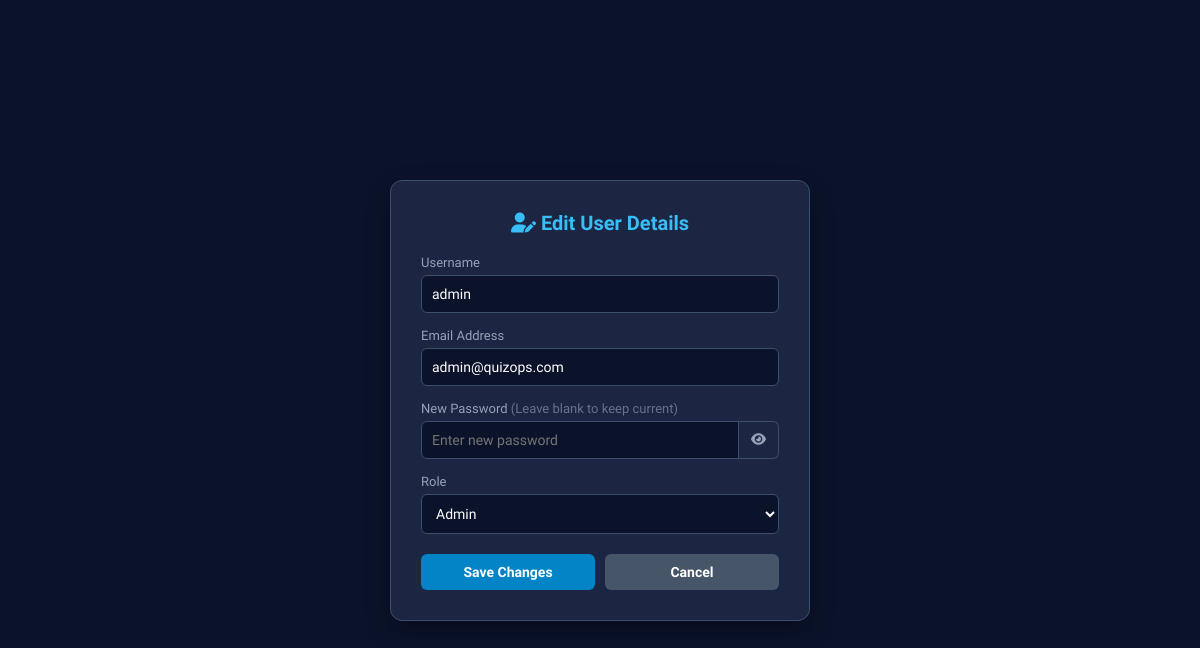
Page /edit_user/1 (signed in) on the earlier database version.
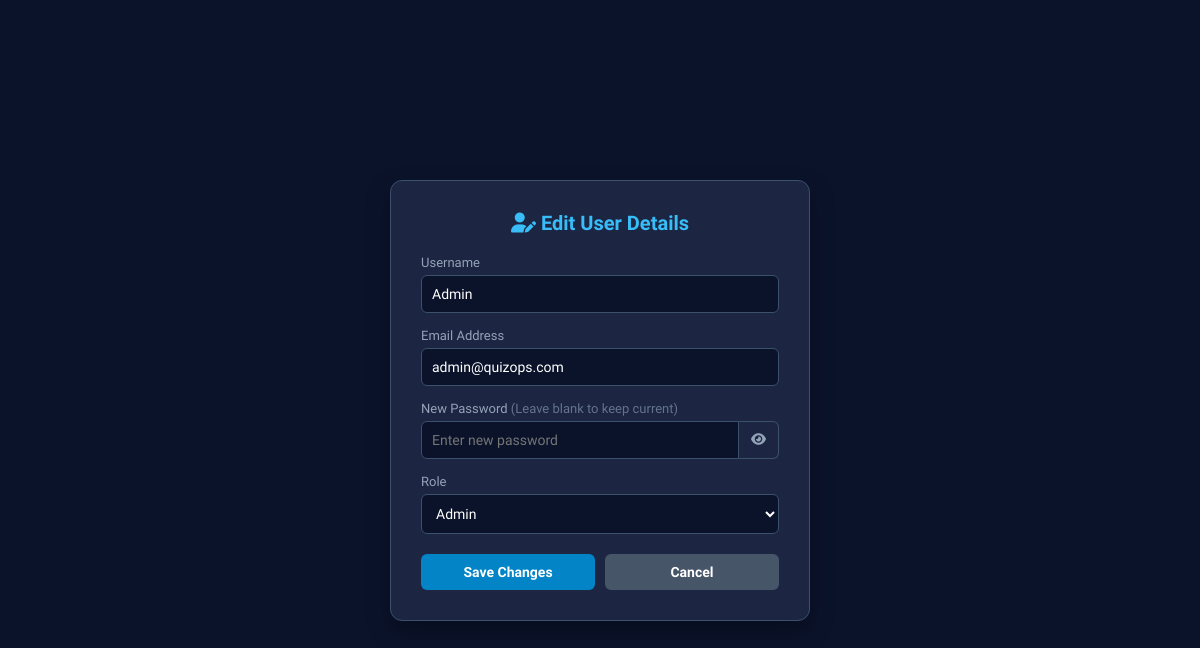
Same page on the later database version.
### app.py (models this page shows)
class User(UserMixin, db.Model):
    id = db.Column(db.Integer, primary_key=True)
    username = db.Column(db.String(150), unique=True, nullable=False)
    email = db.Column(db.String(150), unique=True, nullable=False)
    password = db.Column(db.String(150), nullable=False)
    role = db.Column(db.String(50), nullable=False) # Student, Teacher, Admin
    results = db.relationship('Result', backref='user', cascade="all, delete-orphan")
    quizzes = db.relationship('Quiz', backref='teacher', cascade="all, delete-orphan")

### app.py (the view, shortened to what this page needs)
@app.route('/edit_user/<int:user_id>', methods=['GET', 'POST'])
@login_required
def edit_user(user_id):
    user = User.query.get_or_404(user_id)
    return render_template('edit_user.html', user=user)

### app.py (called while the page is built)
@login_manager.user_loader
def load_user(user_id):
    return User.query.get(int(user_id))

### templates/edit_user.html (shortened to what this page needs)
<!DOCTYPE html>
<html lang="en">
<head>
    <link rel="stylesheet" href="https://cdnjs.cloudflare.com/ajax/libs/font-awesome/6.4.0/css/all.min.css">
    <link rel="stylesheet" href="{{ url_for('static', filename='css/style.css') }}">
</head>
<body>
    <div class="card">
        <h2 style="text-align: center; color: #38bdf8; margin-bottom: 20px; font-size: 20px;">
            <i class="fa-solid fa-user-pen"></i> Edit User Details
        </h2>
        <form action="{{ url_for('edit_user', user_id=user.id) }}" method="POST">
            <div class="form-group">
                <label>Username</label>
                <input type="text" name="username" class="form-control" value="{{ user.username }}" required>
            </div>
            <div class="form-group">
                <label>Email Address</label>
                <input type="email" name="email" class="form-control" value="{{ user.email }}" required>
            </div>
            <div class="form-group">
                <label>New Password <span style="color: #64748b;">(Leave blank to keep current)</span></label>
                <div class="password-container">
                    <input type="password" id="editPassword" name="password" class="form-control" placeholder="Enter new password">
                    <button type="button" class="toggle-btn" onclick="togglePassword()"><i id="eyeIcon" class="fa-solid fa-eye"></i></button>
                </div>
            </div>
            <div class="form-group">
                <label>Role</label>
                <select name="role" class="form-control" required>
                    <option value="Admin" {% if user.role == 'Admin' %}selected{% endif %}>Admin</option>
                </select>
            </div>
            <div class="btn-container">
                <button type="submit" class="btn btn-submit">Save Changes</button>
                <a href="{{ url_for('admin_dashboard') }}" class="btn btn-cancel">Cancel</a>
            </div>
        </form>
    </div>
</body>
</html>

### static/css/style.css (style rules this page uses)
:root { --bg-primary: #0f172a; --bg-card: #1e293b; --accent-blue: #38bdf8; --accent-purple: #818cf8; --accent-green: #34d399; --accent-red: #f87171; --text-primary: #f8fafc; --text-secondary: #94a3b8; --border-color: #334155; --glass-bg: rgba(30, 41, 59, 0.7); }
* { margin: 0; padding: 0; box-sizing: border-box !important; font-family: 'Plus Jakarta Sans', sans-serif; }
html, body { width: 100%; max-width: 100vw; overflow-x: hidden; background-color: var(--bg-primary); color: var(--text-primary); min-height: 100vh; }
.glass-card, .card { background: var(--glass-bg); backdrop-filter: blur(12px); -webkit-backdrop-filter: blur(12px); border: 1px solid var(--border-color); border-radius: 16px; padding: 24px; box-shadow: 0 10px 30px rgba(0, 0, 0, 0.3); transition: transform 0.2s ease, border-color 0.2s ease; width: 100%; }
.btn-primary, .btn { background: linear-gradient(135deg, var(--accent-blue), var(--accent-purple)); color: #ffffff; border: none; padding: 12px 24px; border-radius: 10px; font-weight: 600; font-size: 14px; cursor: pointer; transition: opacity 0.2s ease, transform 0.1s ease; display: inline-flex; align-items: center; justify-content: center; gap: 8px; text-decoration: none; }
.form-group { margin-bottom: 20px; }
.form-group label { display: block; font-size: 14px; color: var(--text-secondary); margin-bottom: 8px; }
.form-control, input, select, textarea { width: 100%; padding: 12px 16px; border-radius: 10px; background: var(--bg-primary); border: 1px solid var(--border-color); color: var(--text-primary); font-size: 14px; outline: none; transition: border-color 0.2s ease; }

### templates/edit_user.html (style rules this page uses)
body { background-color: #0b132b; color: #fff; display: flex; justify-content: center; align-items: center; min-height: 100vh; margin: 0; font-family: sans-serif; }
.card { background: #1c2541; padding: 30px; border-radius: 12px; width: 100%; max-width: 420px; box-shadow: 0 10px 25px rgba(0,0,0,0.3); border: 1px solid #3a506b; }
.form-group { margin-bottom: 15px; }
.form-group label { display: block; margin-bottom: 5px; color: #94a3b8; font-size: 13px; }
.form-control { width: 100%; padding: 10px; background: #0b132b; border: 1px solid #3a506b; color: #fff; border-radius: 6px; box-sizing: border-box; }
.password-container { display: flex; }
.password-container input { border-top-right-radius: 0; border-bottom-right-radius: 0; }
.toggle-btn { background: #1c2541; border: 1px solid #3a506b; border-left: none; color: #94a3b8; padding: 10px 12px; border-top-right-radius: 6px; border-bottom-right-radius: 6px; cursor: pointer; }
.btn-container { display: flex; gap: 10px; margin-top: 20px; }
.btn { flex: 1; padding: 10px; border: none; border-radius: 6px; font-weight: bold; cursor: pointer; text-align: center; text-decoration: none; }
.btn-submit { background: #0284c7; color: #fff; }
.btn-cancel { background: #475569; color: #fff; }

Differences in the rows shown:
changed User "Admin": username "admin" → "Admin"
